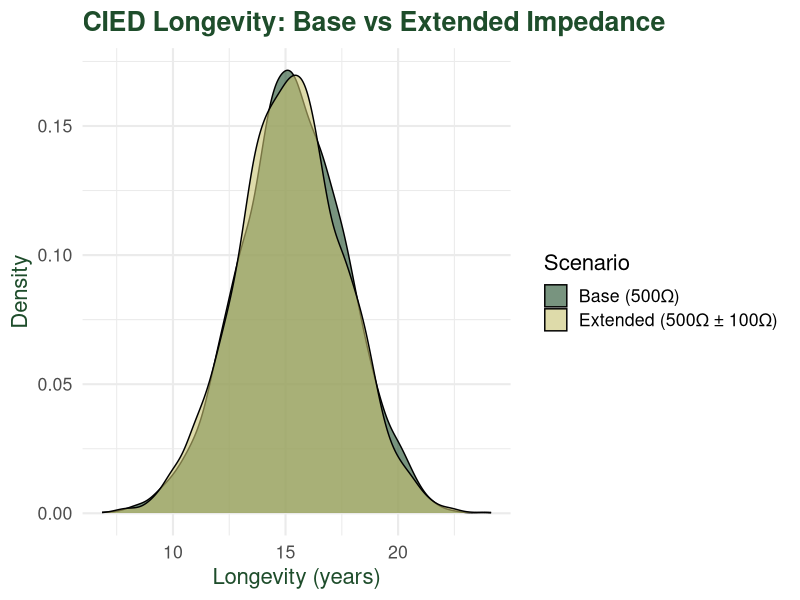

The R source for this figure:
## ---- chunk 1
library(ggplot2)

# CSU brand colors
csu_green <- "#1E4D2B"
csu_gold  <- "#C8C372"

# Demo dataset for plot
set.seed(1)
n_per_group <- 5000
results <- data.frame(
  long_years = c(
    rnorm(n_per_group, mean = 15.33, sd = 2.31),
    rnorm(n_per_group, mean = 15.26, sd = 2.37)
  ),
  scenario = factor(rep(c("Base (500Ω)", "Extended (500Ω ± 100Ω)"), each = n_per_group))
)
## ---- chunk 2
p_current <- function(v, pw_ms, r_ohm, hr = 60, pace_fraction = 0.3){
  pw_sec  <- pw_ms / 1000
  i_pulse <- v / r_ohm
  q       <- i_pulse * pw_sec
  q_micro <- q * 1e6
  (q_micro * hr * pace_fraction) / 60
}
## ---- chunk 3
long <- function(i_background, i_pacing, i_options, c_mah){
  c_uah      <- c_mah * 1000
  i_total    <- i_background + i_pacing + i_options
  PCI        <- i_total / c_uah
  long_hours <- 1 / PCI
  long_hours / 8760
}
## ---- chunk 4
ggplot(results, aes(x = long_years, fill = scenario)) +
  geom_density(alpha = 0.6) +
  scale_fill_manual(values = c(csu_green, csu_gold)) +
  labs(
    title = "CIED Longevity: Base vs Extended Impedance",
    x = "Longevity (years)",
    y = "Density",
    fill = "Scenario"
  ) +
  theme_minimal(base_size = 16) +
  theme(
    plot.title = element_text(color = csu_green, face="bold"),
    axis.title = element_text(color = csu_green)
  )
